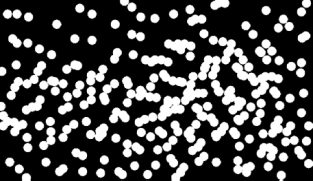
#> input picture images/particulas.png, 313 x 181 px
$ python l1_q9.py
#> lines starting #> are read from the running program, lines starting #| are printed output that depends on the picture; after the words box and inside, x2 and y2 are one past the last pixel; in counts of white or black regions, pixels touching at a corner belong together
import cv2
import numpy as np

path = r'images/particulas.png'

img = cv2.imread(path)
#> img is the input picture: shape (181, 313, 3); min 0, max 255, mean 76
img = cv2.resize(img, None, fx = 2, fy = 2, interpolation = cv2.INTER_NEAREST)
#> img: shape (362, 626, 3)

# converting image into grayscale image
gray = cv2.cvtColor(img, cv2.COLOR_BGR2GRAY)
(_, threshold) = cv2.threshold(gray, 127, 255, cv2.THRESH_BINARY)
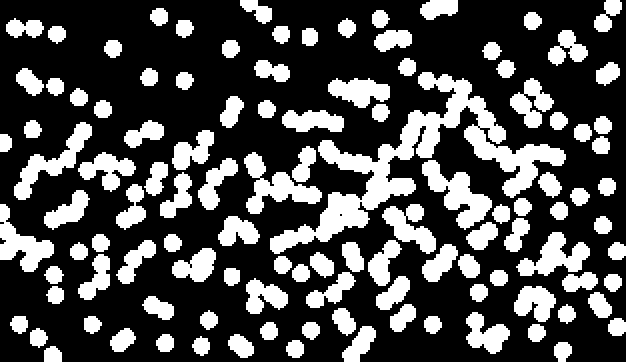
#> threshold: shape (362, 626); 29.8% white; 113 white regions, largest, box (x1, y1, x2, y2) and area: (270, 72, 566, 254) 11020, (422, 160, 492, 230) 2008, (244, 152, 322, 214) 1880

width = int(img.shape[1])
#> width = 626
height = int(img.shape[0])
#> height = 362
print(width, height)
#| 626 362

# Remove particles touching the border
# Right and left
img1 = np.array(threshold)
for i in range(width):
    if img1[0][i] == 255:
        cv2.floodFill(img1, None, seedPoint=(i,0), newVal=0)
    if img1[height - 1][i] == 255:
        cv2.floodFill(img1, None, seedPoint=(i,height - 1), newVal=0)
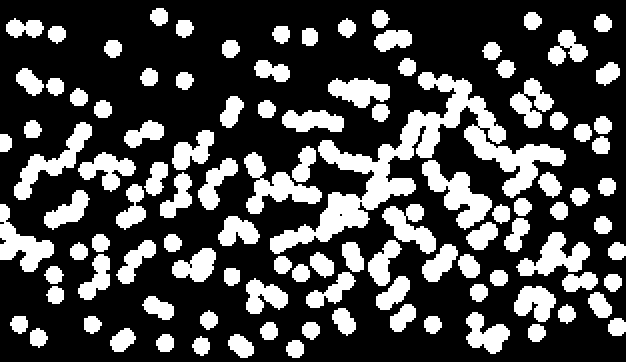
#> img1: shape (362, 626); 28.7% white; 108 white regions, largest, box (x1, y1, x2, y2) and area: (270, 72, 566, 254) 11020, (422, 160, 492, 230) 2008, (244, 152, 322, 214) 1880

# Up and bottom
for i in range(height):
    if img1[i][0] == 255:
        cv2.floodFill(img1, None, seedPoint=(0,i), newVal=0)
    if img1[i][width - 1] == 255:
        cv2.floodFill(img1, None, seedPoint=(width - 1,i), newVal=0)
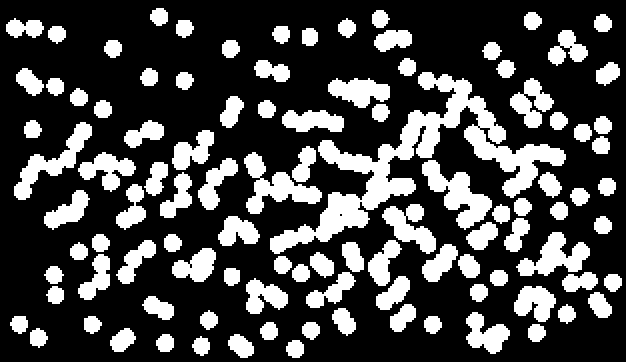
#> img1: shape (362, 626); 27.7% white; 104 white regions, largest, box (x1, y1, x2, y2) and area: (270, 72, 566, 254) 11020, (422, 160, 492, 230) 2008, (244, 152, 322, 214) 1880

cv2.imwrite('images/particulas1.jpg', img1)

theres_white = True
max_loop = 10
curr_loop = 0
neighbour_level = 0

img2 = np.array(img1)
# Get height level of each particle
while theres_white and curr_loop < max_loop:
    curr_loop += 1
    theres_white = False

    for i in range(width):
        for j in range(height):
            if img2[j][i] == 255:
                # Check 4 conected pixels
                if (i - 1) >= 0 and img2[j][i-1] == neighbour_level or \
                (i + 1) <= width and img2[j][i+1] == neighbour_level or \
                (j - 1) >= 0 and img2[j-1][i] == neighbour_level or \
                (j + 1) <= height and img2[j+1][i] == neighbour_level:
                    img2[j][i] = neighbour_level + 8
                    theres_white = True

    neighbour_level += 8
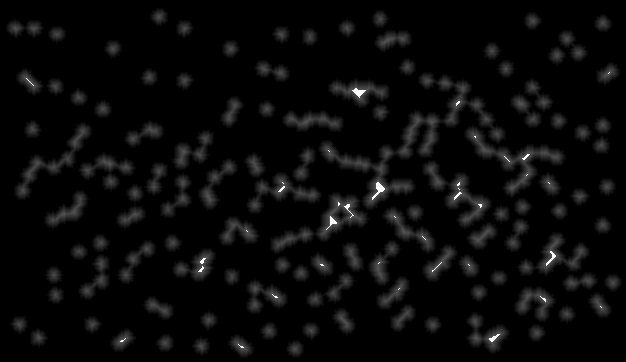
#> img2: shape (362, 626); min 0, max 255, mean 9.5

cv2.imwrite('images/particulas2.jpg', img2)

# The number of loops or final level found corresponds to the radius + 1 of each particle
print("Final tone =", neighbour_level - 8)
print("Radius =", neighbour_level/curr_loop)
print("Number of loops =", curr_loop)

img3 = np.array(img2)
thresh_factor = 1
particles = 0
# Find location of all particles and their positions
for i in range(width):
        for j in range(height):
            if img3[j][i] >= neighbour_level - 8 * thresh_factor:
                particles += 1
                img3[j][i] = 255
            else: img3[j][i] = 0
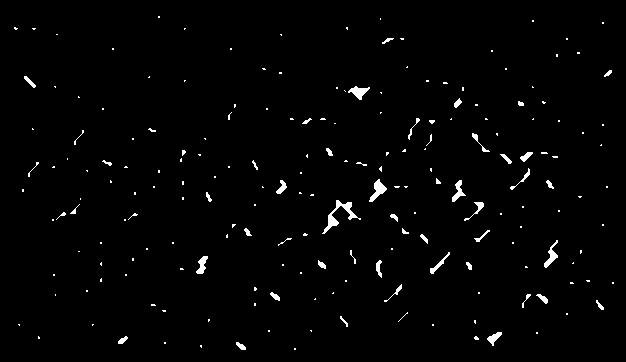
#> img3: shape (362, 626); 1.6% white; 198 white regions (149 under 20 px), largest, box (x1, y1, x2, y2) and area: (322, 200, 361, 234) 301, (369, 179, 387, 202) 175, (348, 86, 370, 100) 148
#> after the loop, particles = 3640

print("Number of particles =", particles)
#| Number of particles = 3640
cv2.imwrite('images/particulas3.jpg', img3)

img4 = np.array(img3)
# If certain particle has all 4 conected pixels white, its a cluster
# get its position
positions_tofill = []
for i in range(1,width-1):
    for j in range(1,height-1):
        if img4[j][i] == 255:
            four_connected = 0
            diag_connected = 0

            # Check 4 conected neighbours
            if img4[j][i-1] == 255: four_connected += 1
            if img4[j][i+1] == 255: four_connected += 1
            if img4[j-1][i] == 255: four_connected += 1
            if img4[j+1][i] == 255: four_connected += 1

            # Check diagonal conected neighbours
            if img4[j-1][i-1] == 255: diag_connected += 1
            if img4[j+1][i+1] == 255: diag_connected += 1
            if img4[j-1][i+1] == 255: diag_connected += 1
            if img4[j+1][i-1] == 255: diag_connected += 1

            # Check in neighbour filters
            if four_connected > 3 or diag_connected > 2 or (diag_connected >= 2 and four_connected > 2):
                positions_tofill.append((i,j))
                cv2.floodFill(img4, None, seedPoint=(i,j), newVal=127)
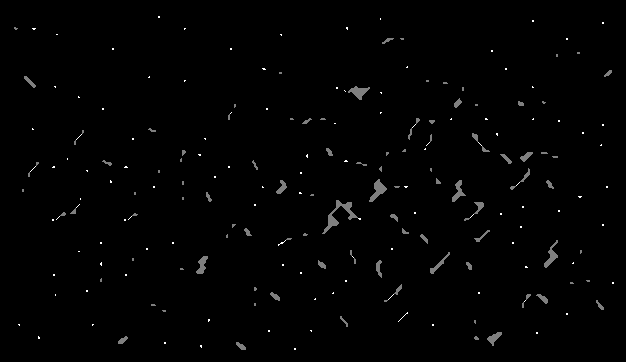
#> img4: shape (362, 626); 1.4% of pixels changed, all inside (x1, y1, x2, y2) = (14, 27, 612, 350)
#> after the loop, positions_tofill = 108 pairs, first value 15 to 605, second value 28 to 343

print("Number of clusters =", len(positions_tofill))
#| Number of clusters = 108
cv2.imwrite('images/particulas4.jpg', img4)

img5 = np.array(img1)
# Fill in clusters positions in threshold image
for pos in positions_tofill:
    cv2.floodFill(img5, None, seedPoint=pos, newVal=0)
#> this loop made 108 passes
#> pos on passes 1 to 12: (15, 28), (22, 190), (24, 77), (28, 174), (36, 163), (61, 214), (71, 212), (74, 142), (82, 131), (100, 280), (103, 161), (118, 342)
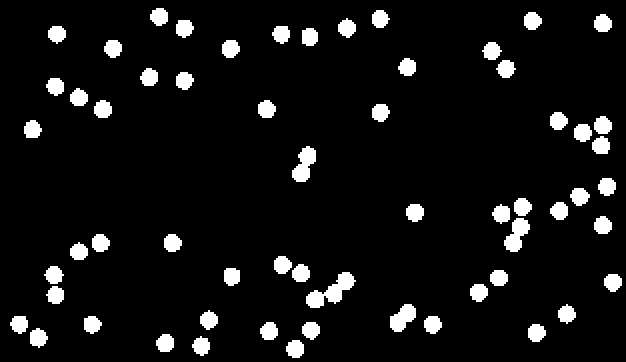
#> img5: shape (362, 626); 7.2% white; 60 white regions, largest, box (x1, y1, x2, y2) and area: (306, 272, 356, 308) 768, (292, 146, 316, 182) 524, (504, 218, 530, 252) 512

cv2.imwrite('images/particulas5.jpg', img5)

# Displaying the images
cv2.imshow('1', img1)
cv2.imshow('2', img2)
cv2.imshow('3', img3)
cv2.imshow('4', img4)
cv2.imshow('5', img5)

cv2.waitKey(0)
cv2.destroyAllWindows()
